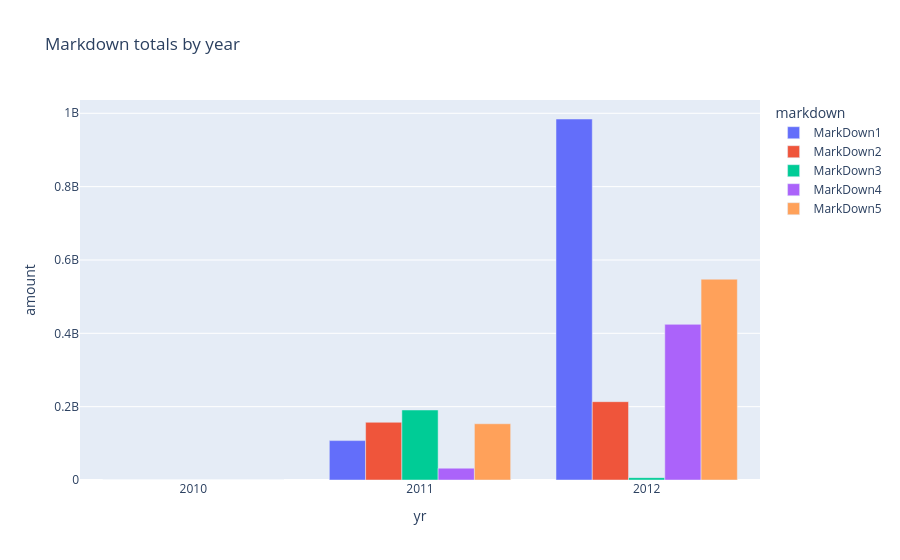

Notebook code for this chart:
### Code cell
df = q(f"""
    select year(d.store_date) as yr, f.store_id,
           sum(f.markdown1)::float as m1, sum(f.markdown2)::float as m2,
           sum(f.markdown3)::float as m3, sum(f.markdown4)::float as m4,
           sum(f.markdown5)::float as m5
    {BASE}
    group by 1, 2
    order by 1, 2
""")

by_year = df.groupby('yr', as_index=False)[['m1','m2','m3','m4','m5']].sum()
long = by_year.melt(id_vars='yr', var_name='markdown', value_name='amount')
long['markdown'] = long['markdown'].str.replace('m', 'MarkDown', regex=False)
long['yr'] = long['yr'].astype(str)
px.bar(long, x='yr', y='amount', color='markdown', barmode='group',
       title='Markdown totals by year')

### Figure 1 — Plotly figure (JSON) as saved in the notebook; plotly's stock layout.template omitted (floating-point values rounded to 4 significant figures)
{"data": [{"alignmentgroup": "True", "hovertemplate": "markdown=MarkDown1<br>yr=%{x}<br>amount=%{y}<extra></extra>", "legendgroup": "MarkDown1", "marker": {"color": "#636efa", "pattern": {"shape": ""}}, "name": "MarkDown1", "offsetgroup": "MarkDown1", "orientation": "v", "showlegend": true, "textposition": "auto", "type": "bar", "x": ["2010", "2011", "2012"], "xaxis": "x", "y": [0.0, 107500000.0, 984400000.0], "yaxis": "y"}, {"alignmentgroup": "True", "hovertemplate": "markdown=MarkDown2<br>yr=%{x}<br>amount=%{y}<extra></extra>", "legendgroup": "MarkDown2", "marker": {"color": "#EF553B", "pattern": {"shape": ""}}, "name": "MarkDown2", "offsetgroup": "MarkDown2", "orientation": "v", "showlegend": true, "textposition": "auto", "type": "bar", "x": ["2010", "2011", "2012"], "xaxis": "x", "y": [0.0, 157400000.0, 213600000.0], "yaxis": "y"}, {"alignmentgroup": "True", "hovertemplate": "markdown=MarkDown3<br>yr=%{x}<br>amount=%{y}<extra></extra>", "legendgroup": "MarkDown3", "marker": {"color": "#00cc96", "pattern": {"shape": ""}}, "name": "MarkDown3", "offsetgroup": "MarkDown3", "orientation": "v", "showlegend": true, "textposition": "auto", "type": "bar", "x": ["2010", "2011", "2012"], "xaxis": "x", "y": [0.0, 190900000.0, 6412000.0], "yaxis": "y"}, {"alignmentgroup": "True", "hovertemplate": "markdown=MarkDown4<br>yr=%{x}<br>amount=%{y}<extra></extra>", "legendgroup": "MarkDown4", "marker": {"color": "#ab63fa", "pattern": {"shape": ""}}, "name": "MarkDown4", "offsetgroup": "MarkDown4", "orientation": "v", "showlegend": true, "textposition": "auto", "type": "bar", "x": ["2010", "2011", "2012"], "xaxis": "x", "y": [0.0, 32230000.0, 424400000.0], "yaxis": "y"}, {"alignmentgroup": "True", "hovertemplate": "markdown=MarkDown5<br>yr=%{x}<br>amount=%{y}<extra></extra>", "legendgroup": "MarkDown5", "marker": {"color": "#FFA15A", "pattern": {"shape": ""}}, "name": "MarkDown5", "offsetgroup": "MarkDown5", "orientation": "v", "showlegend": true, "textposition": "auto", "type": "bar", "x": ["2010", "2011", "2012"], "xaxis": "x", "y": [0.0, 153400000.0, 547600000.0], "yaxis": "y"}], "layout": {"barmode": "group", "legend": {"title": {"text": "markdown"}, "tracegroupgap": 0}, "title": {"text": "Markdown totals by year"}, "xaxis": {"anchor": "y", "domain": [0, 1], "title": {"text": "yr"}}, "yaxis": {"anchor": "x", "domain": [0, 1], "title": {"text": "amount"}}}}
